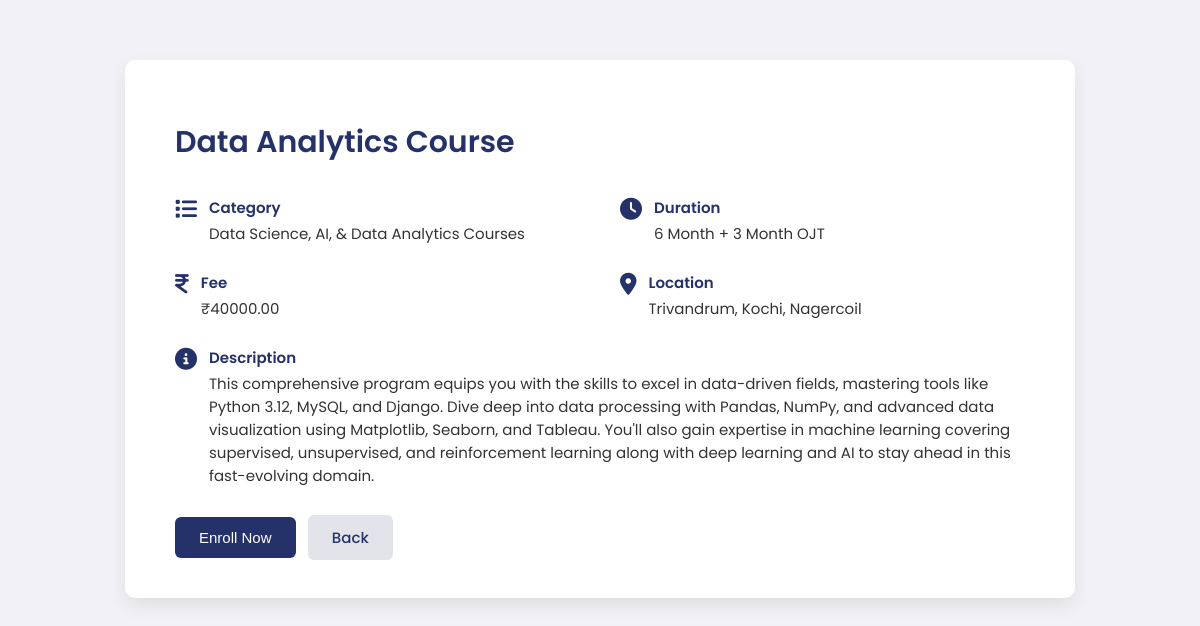
Screenshot of /course/2/ with the database file from the repository.
### scope/models.py (models this page shows, shortened)
class Courses(models.Model):
    sub_courses = models.CharField(max_length=200)
    course_name= models.ForeignKey(Category, on_delete=models.CASCADE)
    description = models.TextField(blank=True, null=True, default="No description available")
    duration = models.CharField(max_length=100, blank=True, null=True, default="6 Month + 3 Month OJT")
    fee = models.DecimalField(max_digits=10, decimal_places=2, blank=True, null=True, default=40000)
    location = models.TextField(blank=True, null=True, default="Kochi,Trivandum,Nagercoil")
    class Meta:
        verbose_name_plural = "Courses"

class Category(models.Model):
    course_name = models.CharField(max_length=200, primary_key=True)
    def __str__(self):
        return self.course_name
    class Meta:
        verbose_name_plural = "Category"

### scope/views.py (the view)
# urls.py: path('course/<int:course_id>/', views.course_detail, name='course_detail'),
def course_detail(request, course_id):
    course = get_object_or_404(Courses, id=course_id)
    data = request.session.get('session_mail')
    enrolled_courses = []
    if data:
        reg = Registration.objects.get(email=data)
        enrolled_courses = reg.course.split(',') if reg.course and reg.course != 'Na' else []
    already_enrolled = course.sub_courses in enrolled_courses
    return render(request, "courseid.html", {
        "course": course,
        "already_enrolled": already_enrolled
    })

### scope/templates/courseid.html (shortened to what this page needs)
<!DOCTYPE html>
<html lang="en">
<head>
    <link rel="stylesheet" href="https://cdnjs.cloudflare.com/ajax/libs/font-awesome/6.5.0/css/all.min.css">
</head>
<body>
    <div class="container">
        <h1 class="title">{{ course.sub_courses }}</h1>
        <div class="two-col">
            <div class="item">
                <i class="fa-solid fa-list icon"></i>
                <div>
                    <span class="label">Category</span>
                    <span class="value">{{ course.course_name }}</span>
                </div>
            </div>
            <div class="item">
                <i class="fa-solid fa-clock icon"></i>
                <div>
                    <span class="label">Duration</span>
                    <span class="value">{{ course.duration }}</span>
                </div>
            </div>
            <div class="item">
                <i class="fa-solid fa-indian-rupee-sign icon"></i>
                <div>
                    <span class="label">Fee</span>
                    <span class="value">₹{{ course.fee }}</span>
                </div>
            </div>
            <div class="item">
                <i class="fa-solid fa-location-dot icon"></i>
                <div>
                    <span class="label">Location</span>
                    <span class="value">{{ course.location }}</span>
                </div>
            </div>
            <div class="item" style="grid-column: span 2;">
                <i class="fa-solid fa-info-circle icon"></i>
                <div>
                    <span class="label">Description</span>
                    <span class="value">{{ course.description }}</span>
                </div>
            </div>
        </div>
        <div class="actions">
            {% if not already_enrolled %}
            <form action="{% url 'enroll' %}" method="POST" style="display:inline;">
                <button type="submit" class="enroll-btn">Enroll Now</button>
            </form>
            {% endif %}
            <a href="{% url 'coursedetails' %}" class="back-btn">Back</a>
        </div>
    </div>
</body>
</html>

### scope/templates/courseid.html (style rules this page uses)
body { margin: 0; padding: 0; font-family: "Poppins", sans-serif; background: #f2f2f6 url("https://www.transparenttextures.com/patterns/cubes.png"); }
.container { max-width: 850px; margin: 60px auto; background: #ffffff; padding: 40px 50px; border-radius: 10px; box-shadow: 0 8px 18px rgba(0,0,0,0.08); animation: slideUp 0.6s ease-out; }
.title { font-size: 30px; font-weight: 600; color: #253169; margin-bottom: 30px; }
.two-col { display: grid; grid-template-columns: 1fr 1fr; gap: 25px 40px; margin-bottom: 30px; }
.item { display: flex; align-items: flex-start; gap: 12px; transition: transform 0.2s ease; }
.icon { font-size: 22px; color: #253169; margin-top: 3px; }
.label { font-weight: 600; color: #253169; font-size: 15px; }
.value { display: block; font-size: 15px; color: #333; margin-top: 2px; }
.actions { margin-top: 25px; }
button, a { padding: 12px 24px; font-size: 15px; border-radius: 6px; cursor: pointer; text-decoration: none; font-weight: 500; border: none; transition: 0.25s ease-in-out; }
.enroll-btn { background: #253169; color: white; }
.back-btn { background: #e2e4ea; color: #253169; margin-left: 8px; }

### rows the page displays
Courses: sub_courses "Data Analytics Course", course_name "Data Science, AI, & Data Analytics Courses", duration "6 Month + 3 Month OJT", fee "40000.00", location "Trivandrum, Kochi, Nagercoil", description "This comprehensive program equips you with the skills to excel in data-driven fields, mastering tools like Python 3.12, MySQL, and Django. Dive deep into data processing with Pandas, NumPy, and advanced data visualization using Matplotlib, Seaborn, and Tableau. You'll also gain expertise in machine learning covering supervised, unsupervised, and reinforcement learning along with deep learning and AI to stay ahead in this fast-evolving domain."
